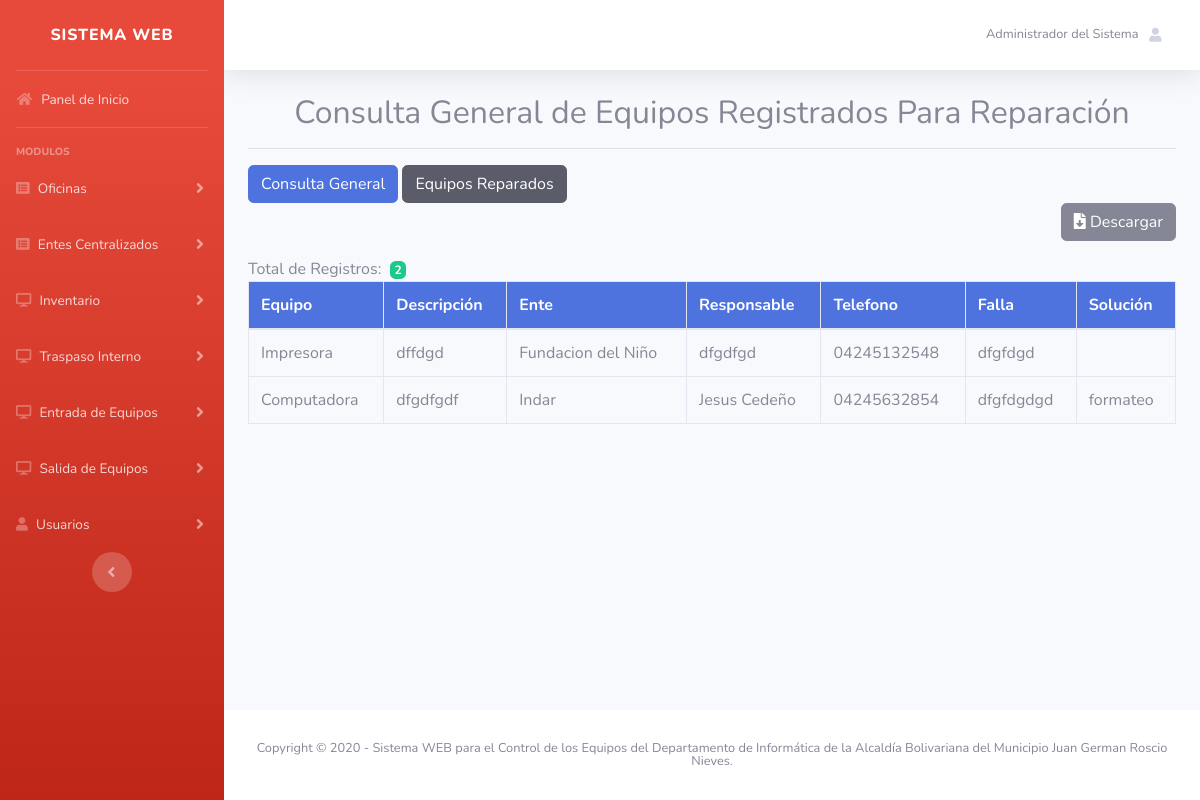
The page /views/admin/consulta_general.php (signed in) on the database its author committed.
### tables this page shows
CREATE TABLE IF NOT EXISTS `registro` (
  `id_registro` int(11) NOT NULL AUTO_INCREMENT,
  `nacionalidad` varchar(1) NOT NULL,
  `cedula` int(11) NOT NULL,
  `nombre` varchar(255) NOT NULL,
  `email` varchar(100) NOT NULL,
  `sexo` varchar(20) NOT NULL,
  `telefono` text NOT NULL,
  `direccion` text NOT NULL,
  `fecha_nacimiento` date NOT NULL,
  `fecha` date NOT NULL,
  PRIMARY KEY (`id_registro`),
  UNIQUE KEY `cedula` (`cedula`,`email`)
);

CREATE TABLE IF NOT EXISTS `registro_e_e` (
  `id_reg_e_e` int(11) NOT NULL AUTO_INCREMENT,
  `tipo_de_equipo` varchar(255) NOT NULL,
  `descripcion` text NOT NULL,
  `ente` varchar(255) NOT NULL,
  `nombre_responsable` varchar(255) NOT NULL,
  `telefono_responsable` varchar(12) NOT NULL,
  `cargo_responsable` varchar(255) NOT NULL,
  `falla` text NOT NULL,
  `fecha_registro` date NOT NULL,
  `fecha_modificado` date NOT NULL,
  `solucion` text NOT NULL,
  `status` varchar(20) NOT NULL,
  PRIMARY KEY (`id_reg_e_e`)
);

### bd/conexion.php (called while the page is built)
<?php
class conexion {
 public static function con()
	{
		$server = "localhost";
        $user = "root";
        $pass = "";
        $bd = "informatica_alcaldia";
        $con = mysqli_connect($server, $user, $pass,$bd)
        or die("Ha sucedido un error inexperado en la conexion de la base de datos");
        return $con;
	}
}
?>

### models/id/id_usuario.php (called while the page is built, shortened)
<?php
   include("../../bd/conexion.php");
   $email = $_SESSION["email"];
   $sql = ("SELECT * FROM registro WHERE email = '$email'");
   $res=mysqli_query(conexion::con(), $sql);
    foreach ($res as $key) {
        $nombre_user = $key['nombre'];
    }
?>

### models/consulta/consulta_e_general.php (called while the page is built)
<?php
	$sql = ("SELECT * FROM registro_e_e WHERE status != 'Reparado'");
    $result=mysqli_query(conexion::con(), $sql);
    $g = $result->num_rows;
?>

### views/admin/consulta/consulta_e_general.php (the view)
<div class="table-responsive">
    <p align="right"><a href="../DOMPDF/consulta_e_general.php" class="btn btn-secondary" target="nuevo"><i class="fas fa-file-download"></i> Descargar</a></p>
    <table class="table table-bordered" id="dataTable" width="100%" cellspacing="0">
                  <thead>
                    <tr bgcolor="#4e73df">
                      <th><font color="#ffffff">Equipo</font></th>
                      <th><font color="#ffffff">Descripción</font></th>
                      <th><font color="#ffffff">Ente</font></th>
                      <th><font color="#ffffff">Responsable</font></th>
                      <th><font color="#ffffff">Telefono</font></th>
                      <th><font color="#ffffff">Falla</font></th>
                      <th><font color="#ffffff">Solución</font></th>
                    </tr>
                  </thead>
                  <tbody>
                    <?php
                       require_once("../../bd/conexion.php");
                       require_once("../../models/consulta/consulta_e_general.php");
                      echo "Total de Registros: </b>&nbsp;<span class='badge badge-success'>$g</span>";
                       foreach ($result as $equipo) {
                    ?>
                    <tr>
                      <td><?php echo $equipo['tipo_de_equipo']; ?></td>
                      <td><?php echo $equipo['descripcion']; ?></td>
                      <td><?php echo utf8_decode($equipo['ente']); ?></td>
                      <td><?php echo $equipo['nombre_responsable']; ?></td>
                      <td><?php echo $equipo['telefono_responsable']; ?></td>
                      <td><?php echo $equipo['falla']; ?></td>
                      <td><?php echo $equipo['solucion']; ?></td>
                    </tr>
                    <?php
                       }
                    ?>
                  </tbody>
  </table>
</div>

### views/admin/nabvar.php (shortened to what this page needs)
<?php include("../../models/id/id_usuario.php"); ?>
<!DOCTYPE html>
<html lang="en">
<head>
  <link href="../../plantilla/vendor/fontawesome-free/css/all.min.css" rel="stylesheet" type="text/css">
  <link href="../../plantilla/css/sb-admin-2.min.css" rel="stylesheet">
</head>
<body id="page-top">
  <div id="wrapper">
    <ul class="navbar-nav bg-gradient-danger sidebar sidebar-dark accordion" id="accordionSidebar">
      <a class="sidebar-brand d-flex align-items-center justify-content-center" href="index.html">
        <div class="sidebar-brand-text mx-3" title="Sistema WEB - Informatica - Alcaldia de Roscio">Sistema WEB</div>
      </a>
      <hr class="sidebar-divider my-0">
      <li class="nav-item">
        <a class="nav-link" href="admin.php">
          <i class="fas fa-fw fa-home"></i>
          <span>Panel de Inicio</span></a>
      </li>
      <hr class="sidebar-divider">
      <div class="sidebar-heading">
        Modulos
      </div>
      <li class="nav-item">
        <a class="nav-link collapsed" href="#" data-toggle="collapse" data-target="#collapseUtilitiesoficina" aria-expanded="true" aria-controls="collapseUtilitiesoficina">
          <i class="fas fa-list-alt"></i>
          <span>Oficinas</span>
        </a>
      </li>
      <li class="nav-item">
        <a class="nav-link collapsed" href="#" data-toggle="collapse" data-target="#collapseUtilitiesente" aria-expanded="true" aria-controls="collapseUtilitiesente">
          <i class="fas fa-list-alt"></i>
          <span>Entes Centralizados</span>
        </a>
      </li>
       <li class="nav-item">
        <a class="nav-link collapsed" href="#" data-toggle="collapse" data-target="#collapseUtilities1" aria-expanded="true" aria-controls="collapseUtilities1">
          <i class="fas fa-desktop"></i>
          <span>Inventario</span>
        </a>
      </li>
      <li class="nav-item">
        <a class="nav-link collapsed" href="#" data-toggle="collapse" data-target="#collapseTwo0" aria-expanded="true" aria-controls="collapseTwo0">
          <i class="fas fa-desktop"></i>
          <span>Traspaso Interno</span>
        </a>
      </li>
      <li class="nav-item">
        <a class="nav-link collapsed" href="#" data-toggle="collapse" data-target="#collapseTwo" aria-expanded="true" aria-controls="collapseTwo">
          <i class="fas fa-desktop"></i>
          <span>Entrada de Equipos</span>
        </a>
      </li>
      <li class="nav-item">
        <a class="nav-link collapsed" href="#" data-toggle="collapse" data-target="#collapseUtilities" aria-expanded="true" aria-controls="collapseUtilities">
          <i class="fas fa-desktop"></i>
          <span>Salida de Equipos</span>
        </a>
      </li>
      <li class="nav-item">
        <a class="nav-link collapsed" href="#" data-toggle="collapse" data-target="#collapseUtilities2" aria-expanded="true" aria-controls="collapseUtilities2">
          <i class="fas fa-user"></i>
          <span>Usuarios</span>
        </a>
      </li>
      <div class="text-center d-none d-md-inline">
        <button class="rounded-circle border-0" id="sidebarToggle"></button>
      </div>
    </ul>
    <div id="content-wrapper" class="d-flex flex-column">
      <div id="content">
        <nav class="navbar navbar-expand navbar-light bg-white topbar mb-4 static-top shadow">
          <ul class="navbar-nav ml-auto">
            <li class="nav-item dropdown no-arrow">
              <a class="nav-link dropdown-toggle" href="#" id="userDropdown" role="button" data-toggle="dropdown" aria-haspopup="true" aria-expanded="false">
                <span class="mr-2 d-none d-lg-inline text-gray-600 small"><?php echo $nombre_user; ?></span>
                <i class="fas fa-user fa-sm fa-fw mr-2 text-gray-400"></i>
              </a>
            </li>
          </ul>
        </nav>

### rows shown on the page
registro: nombre "Administrador del Sistema"
registro_e_e: tipo_de_equipo "Impresora", descripcion "dffdgd", ente "Fundacion del Niño", nombre_responsable "dfgdfgd", telefono_responsable "04245132548", falla "dfgfdgd"
registro_e_e: tipo_de_equipo "Computadora", descripcion "dfgdfgdf", ente "Indar", nombre_responsable "Jesus Cedeño", telefono_responsable "04245632854", falla "dfgfdgdgd", solucion "formateo"

### other values the page prints
$g "2"
